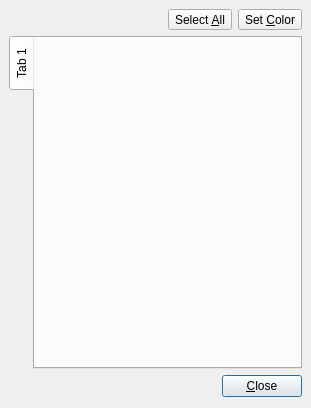
<?xml version="1.0" encoding="UTF-8"?>
<ui version="4.0">
 <author>Petr Koupý</author>
 <class>ColorDialog</class>
 <widget class="QDialog" name="ColorDialog">
  <property name="windowModality">
   <enum>Qt::NonModal</enum>
  </property>
  <property name="geometry">
   <rect>
    <x>0</x>
    <y>0</y>
    <width>311</width>
    <height>408</height>
   </rect>
  </property>
  <property name="windowTitle">
   <string>Edit colors</string>
  </property>
  <property name="modal">
   <bool>false</bool>
  </property>
  <layout class="QVBoxLayout" name="verticalLayout">
   <property name="leftMargin">
    <number>9</number>
   </property>
   <property name="topMargin">
    <number>9</number>
   </property>
   <property name="rightMargin">
    <number>9</number>
   </property>
   <item>
    <layout class="QHBoxLayout" name="horizontalLayoutTop">
     <item>
      <spacer name="horizontalSpacer">
       <property name="orientation">
        <enum>Qt::Horizontal</enum>
       </property>
       <property name="sizeHint" stdset="0">
        <size>
         <width>40</width>
         <height>20</height>
        </size>
       </property>
      </spacer>
     </item>
     <item>
      <widget class="QToolButton" name="buttonSelectAll">
       <property name="text">
        <string>Select &amp;All</string>
       </property>
       <property name="toolButtonStyle">
        <enum>Qt::ToolButtonTextOnly</enum>
       </property>
      </widget>
     </item>
     <item>
      <widget class="QToolButton" name="buttonSetColor">
       <property name="text">
        <string>Set &amp;Color</string>
       </property>
       <property name="popupMode">
        <enum>QToolButton::InstantPopup</enum>
       </property>
      </widget>
     </item>
    </layout>
   </item>
   <item>
    <widget class="QTabWidget" name="tabWidget">
     <property name="tabPosition">
      <enum>QTabWidget::West</enum>
     </property>
     <property name="currentIndex">
      <number>0</number>
     </property>
     <widget class="QWidget" name="tab">
      <attribute name="title">
       <string>Tab 1</string>
      </attribute>
      <layout class="QVBoxLayout" name="verticalLayout_2"/>
     </widget>
    </widget>
   </item>
   <item>
    <layout class="QHBoxLayout" name="horizontalLayoutBottom">
     <item>
      <spacer name="horizontalSpacer_2">
       <property name="orientation">
        <enum>Qt::Horizontal</enum>
       </property>
       <property name="sizeHint" stdset="0">
        <size>
         <width>40</width>
         <height>20</height>
        </size>
       </property>
      </spacer>
     </item>
     <item>
      <widget class="QPushButton" name="buttonClose">
       <property name="text">
        <string>&amp;Close</string>
       </property>
      </widget>
     </item>
    </layout>
   </item>
  </layout>
 </widget>
 <tabstops>
  <tabstop>tabWidget</tabstop>
  <tabstop>buttonSelectAll</tabstop>
  <tabstop>buttonSetColor</tabstop>
 </tabstops>
 <resources/>
 <connections/>
</ui>
